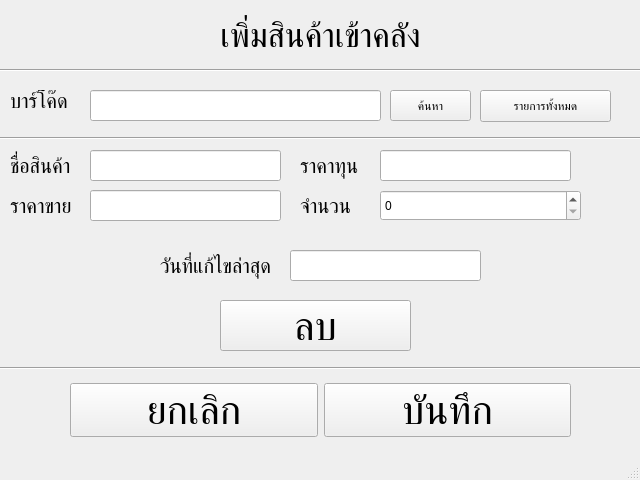
<?xml version="1.0" encoding="UTF-8"?>
<ui version="4.0">
 <class>MainWindow</class>
 <widget class="QMainWindow" name="MainWindow">
  <property name="geometry">
   <rect>
    <x>0</x>
    <y>0</y>
    <width>640</width>
    <height>480</height>
   </rect>
  </property>
  <property name="windowTitle">
   <string>MainWindow</string>
  </property>
  <widget class="QWidget" name="centralwidget">
   <widget class="QLineEdit" name="lineEdit">
    <property name="geometry">
     <rect>
      <x>90</x>
      <y>90</y>
      <width>291</width>
      <height>31</height>
     </rect>
    </property>
    <property name="font">
     <font>
      <family>Arial</family>
      <pointsize>15</pointsize>
     </font>
    </property>
   </widget>
   <widget class="QLabel" name="label">
    <property name="geometry">
     <rect>
      <x>10</x>
      <y>90</y>
      <width>91</width>
      <height>21</height>
     </rect>
    </property>
    <property name="font">
     <font>
      <family>Arial</family>
      <pointsize>15</pointsize>
     </font>
    </property>
    <property name="text">
     <string>บาร์โค๊ด</string>
    </property>
   </widget>
   <widget class="QLabel" name="label_2">
    <property name="geometry">
     <rect>
      <x>80</x>
      <y>10</y>
      <width>481</width>
      <height>51</height>
     </rect>
    </property>
    <property name="font">
     <font>
      <family>Arial</family>
      <pointsize>25</pointsize>
     </font>
    </property>
    <property name="text">
     <string>เพิ่มสินค้าเข้าคลัง</string>
    </property>
    <property name="alignment">
     <set>Qt::AlignCenter</set>
    </property>
   </widget>
   <widget class="Line" name="line">
    <property name="geometry">
     <rect>
      <x>0</x>
      <y>60</y>
      <width>641</width>
      <height>20</height>
     </rect>
    </property>
    <property name="orientation">
     <enum>Qt::Horizontal</enum>
    </property>
   </widget>
   <widget class="QPushButton" name="pushButton">
    <property name="geometry">
     <rect>
      <x>390</x>
      <y>90</y>
      <width>81</width>
      <height>31</height>
     </rect>
    </property>
    <property name="text">
     <string>ค้นหา</string>
    </property>
   </widget>
   <widget class="Line" name="line_2">
    <property name="geometry">
     <rect>
      <x>0</x>
      <y>130</y>
      <width>641</width>
      <height>16</height>
     </rect>
    </property>
    <property name="orientation">
     <enum>Qt::Horizontal</enum>
    </property>
   </widget>
   <widget class="QLabel" name="label_3">
    <property name="geometry">
     <rect>
      <x>10</x>
      <y>150</y>
      <width>81</width>
      <height>31</height>
     </rect>
    </property>
    <property name="font">
     <font>
      <family>Arial</family>
      <pointsize>15</pointsize>
     </font>
    </property>
    <property name="text">
     <string>ชื่อสินค้า</string>
    </property>
   </widget>
   <widget class="QLineEdit" name="lineEdit_2">
    <property name="geometry">
     <rect>
      <x>90</x>
      <y>150</y>
      <width>191</width>
      <height>31</height>
     </rect>
    </property>
    <property name="font">
     <font>
      <pointsize>15</pointsize>
     </font>
    </property>
   </widget>
   <widget class="QLabel" name="label_4">
    <property name="geometry">
     <rect>
      <x>300</x>
      <y>150</y>
      <width>91</width>
      <height>31</height>
     </rect>
    </property>
    <property name="font">
     <font>
      <family>Arial</family>
      <pointsize>15</pointsize>
     </font>
    </property>
    <property name="text">
     <string>ราคาทุน</string>
    </property>
   </widget>
   <widget class="QLineEdit" name="lineEdit_3">
    <property name="geometry">
     <rect>
      <x>380</x>
      <y>150</y>
      <width>191</width>
      <height>31</height>
     </rect>
    </property>
    <property name="font">
     <font>
      <family>Arial</family>
      <pointsize>15</pointsize>
     </font>
    </property>
   </widget>
   <widget class="QLabel" name="label_5">
    <property name="geometry">
     <rect>
      <x>10</x>
      <y>190</y>
      <width>81</width>
      <height>31</height>
     </rect>
    </property>
    <property name="font">
     <font>
      <family>Arial</family>
      <pointsize>15</pointsize>
     </font>
    </property>
    <property name="text">
     <string>ราคาขาย</string>
    </property>
   </widget>
   <widget class="QLineEdit" name="lineEdit_4">
    <property name="geometry">
     <rect>
      <x>90</x>
      <y>190</y>
      <width>191</width>
      <height>31</height>
     </rect>
    </property>
    <property name="font">
     <font>
      <family>Arial</family>
      <pointsize>15</pointsize>
     </font>
    </property>
   </widget>
   <widget class="QLabel" name="label_6">
    <property name="geometry">
     <rect>
      <x>300</x>
      <y>190</y>
      <width>81</width>
      <height>31</height>
     </rect>
    </property>
    <property name="font">
     <font>
      <family>Arial</family>
      <pointsize>15</pointsize>
     </font>
    </property>
    <property name="text">
     <string>จำนวน</string>
    </property>
   </widget>
   <widget class="QSpinBox" name="spinBox">
    <property name="geometry">
     <rect>
      <x>380</x>
      <y>190</y>
      <width>201</width>
      <height>31</height>
     </rect>
    </property>
    <property name="font">
     <font>
      <family>Arial</family>
     </font>
    </property>
   </widget>
   <widget class="Line" name="line_3">
    <property name="geometry">
     <rect>
      <x>0</x>
      <y>360</y>
      <width>641</width>
      <height>16</height>
     </rect>
    </property>
    <property name="orientation">
     <enum>Qt::Horizontal</enum>
    </property>
   </widget>
   <widget class="QLabel" name="label_7">
    <property name="geometry">
     <rect>
      <x>160</x>
      <y>250</y>
      <width>131</width>
      <height>31</height>
     </rect>
    </property>
    <property name="font">
     <font>
      <family>Arial</family>
      <pointsize>15</pointsize>
     </font>
    </property>
    <property name="text">
     <string>วันที่แก้ไขล่าสุด</string>
    </property>
   </widget>
   <widget class="QLineEdit" name="lineEdit_5">
    <property name="geometry">
     <rect>
      <x>290</x>
      <y>250</y>
      <width>191</width>
      <height>31</height>
     </rect>
    </property>
    <property name="font">
     <font>
      <family>Arial</family>
      <pointsize>15</pointsize>
     </font>
    </property>
   </widget>
   <widget class="QWidget" name="horizontalLayoutWidget">
    <property name="geometry">
     <rect>
      <x>70</x>
      <y>370</y>
      <width>501</width>
      <height>81</height>
     </rect>
    </property>
    <layout class="QHBoxLayout" name="horizontalLayout">
     <item>
      <widget class="QPushButton" name="pushButton_2">
       <property name="font">
        <font>
         <family>Arial</family>
         <pointsize>30</pointsize>
        </font>
       </property>
       <property name="text">
        <string>ยกเลิก</string>
       </property>
      </widget>
     </item>
     <item>
      <widget class="QPushButton" name="pushButton_3">
       <property name="font">
        <font>
         <family>Arial</family>
         <pointsize>30</pointsize>
        </font>
       </property>
       <property name="text">
        <string>บันทึก</string>
       </property>
      </widget>
     </item>
    </layout>
   </widget>
   <widget class="QPushButton" name="pushButton_4">
    <property name="geometry">
     <rect>
      <x>220</x>
      <y>300</y>
      <width>191</width>
      <height>51</height>
     </rect>
    </property>
    <property name="font">
     <font>
      <family>Arial</family>
      <pointsize>30</pointsize>
     </font>
    </property>
    <property name="text">
     <string>ลบ</string>
    </property>
   </widget>
   <widget class="QPushButton" name="pushButton_5">
    <property name="geometry">
     <rect>
      <x>480</x>
      <y>90</y>
      <width>131</width>
      <height>32</height>
     </rect>
    </property>
    <property name="text">
     <string>รายการทั้งหมด</string>
    </property>
   </widget>
  </widget>
  <widget class="QStatusBar" name="statusbar"/>
 </widget>
 <resources/>
 <connections/>
</ui>
